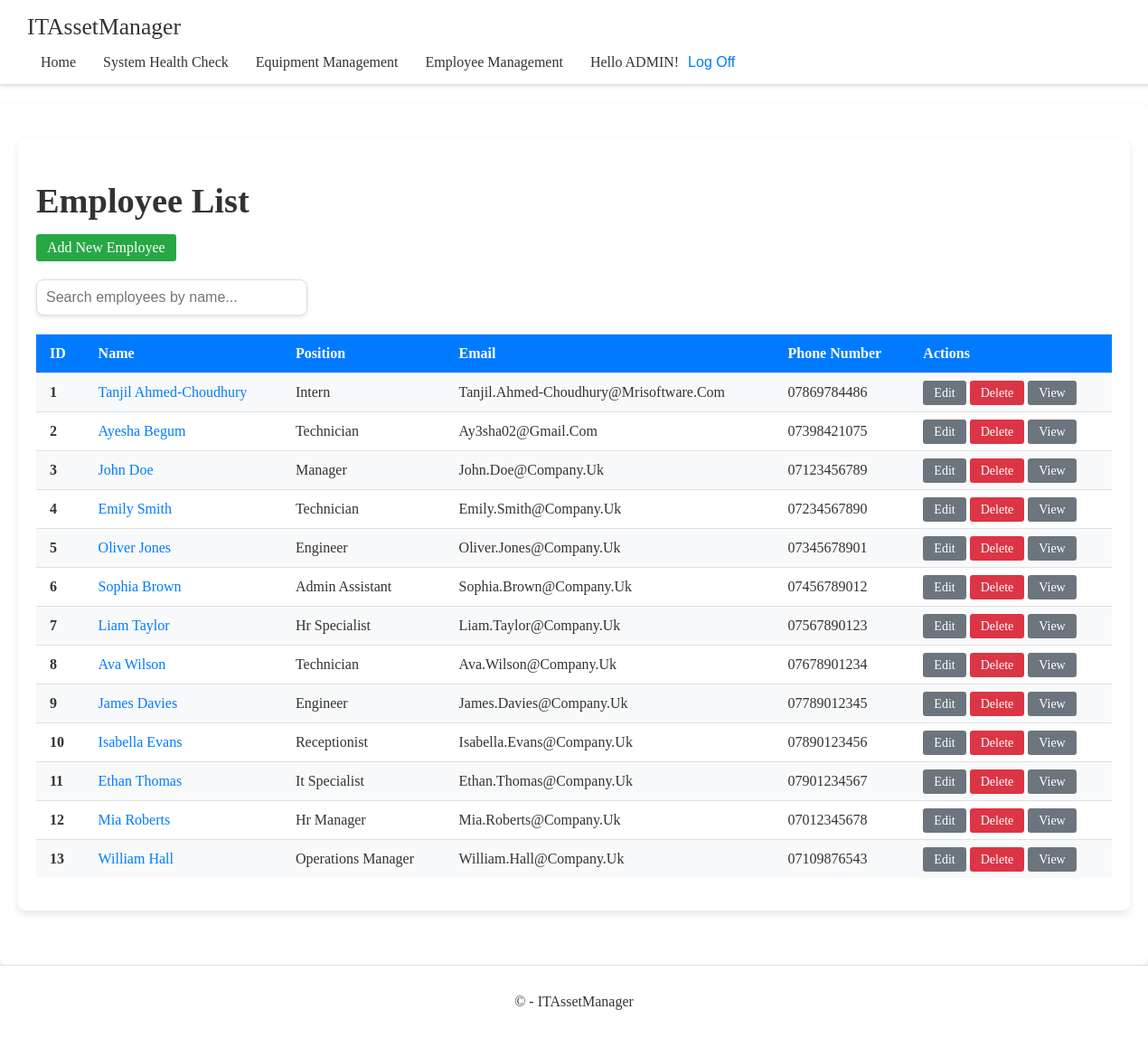
Before: /employee/ (signed in) with the older database file.
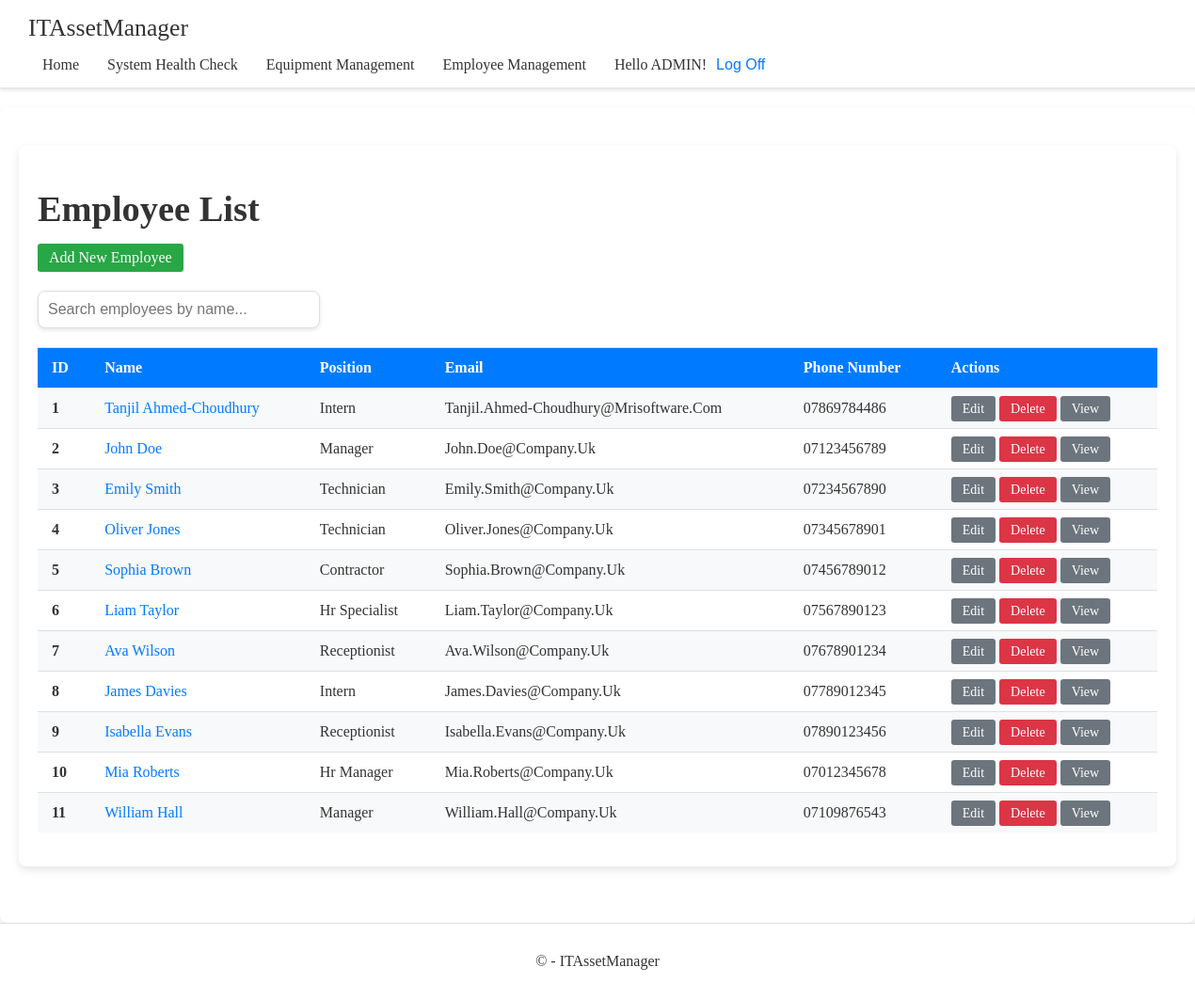
After: the same page with the newer database file.
### app/models.py (models this page shows, shortened)
class Employee(models.Model):
    POSITION_CHOICES = [
        ('manager', 'Manager'),
        ('technician', 'Technician'),
        ('intern', 'Intern'),
        ('contractor', 'Contractor'),
        ('receptionist', 'Receptionist'),
        ('hr manager', 'Hr Manager'),
    ]
    first_name = models.CharField(max_length=50)
    last_name = models.CharField(max_length=50)
    email = models.EmailField(unique=True)
    phone_number = models.CharField(max_length=15, null=True, blank=True)  # Nullable and blankable
    position = models.CharField(max_length=20, choices=POSITION_CHOICES, default='intern')
    hire_date = models.DateField(default=date.today)  # Default to current day
    equipment = models.ManyToManyField(Equipment, blank=True)

### app/decorators.py (the view)
    def wrapper(request, *args, **kwargs):
        if not request.user.is_authenticated:
            return redirect('login')
        return view_func(request, *args, **kwargs)

### app/views.py (called while the page is built)
@login_required
def employee_list(request):
    employees = Employee.objects.all()
    return render(request, 'app/employee/employee_list.html', {'employees': employees})

### app/templates/app/employee/employee_list.html (shortened to what this page needs)
{% extends 'app/base.html' %}
{% load static %}
{% block extra_head %}
<link rel="stylesheet" href="{% static 'app/content/employee/employee_list.css' %}">
{% endblock %}
{% block content %}
<div class="container mt-4">
    <h1 class="mb-4">Employee List</h1>
    <a class="add-employee-btn" href="{% url 'employee_create' %}">Add New Employee</a>
    <div style="margin-bottom: 20px; text-align: left;">
        <input type="search" data-search="employeeTableBody"
               placeholder="Search employees by name..."
               style="width: 100%; max-width: 300px; padding: 10px; font-size: 1rem; border: 1px solid #ddd; border-radius: 8px; box-shadow: 0 2px 4px rgba(0, 0, 0, 0.1); transition: border-color 0.3s ease; outline: none;">
    </div>
    <table class="table table-striped table-hover">
        <thead class="thead-dark">
            <tr>
                <th scope="col">ID</th>
                <th scope="col">Name</th>
                <th scope="col">Position</th>
                <th scope="col">Email</th>
                <th scope="col">Phone Number</th>
                <th scope="col">Actions</th>
            </tr>
        </thead>
        <tbody id="employeeTableBody">
            {% for employee in employees %}
            <tr>
                <th scope="row">{{ forloop.counter }}</th>
                <td>
                    <a class="employee-link" href="{% url 'employee_detail' employee.pk %}">{{ employee.first_name }} {{ employee.last_name }}</a>
                </td>
                <td>{{ employee.position|title }}</td>
                <td>{{ employee.email|title }}</td>
                <td>{{ employee.phone_number }}</td>
                <td>
                    <a class="btn btn-secondary btn-sm" style="text-decoration: none;" href="{% url 'employee_update' employee.pk %}">Edit</a>
                    <form method="post" action="{% url 'employee_delete' employee.pk %}" style="display:inline;">
                        <a class="btn btn-danger btn-sm" style="text-decoration: none;" href="{% url 'employee_delete' employee.pk %}">Delete</a>
                    </form>
                    <a class="btn btn-secondary btn-sm" style="text-decoration: none;" href="{% url 'employee_detail' employee.pk %}">View</a>
                </td>
            </tr>
            {% endfor %}
        </tbody>
    </table>
</div>
{% endblock %}

### app/templates/app/base.html (shortened to what this page needs)
<!DOCTYPE html>
<html lang="en">
<head>
    {% load static %}
    <link rel="stylesheet" href="{% static 'app/content/base.css' %}">
    {% block extra_head %}{% endblock %}
</head>
<body>
    <div class="layout-container">
        <nav class="navbar">
            <div>
                <a href="/" class="navbar-brand">ITAssetManager</a>
                <div class="navbar-menu">
                    <ul class="navbar-nav">
                        <li><a href="{% url 'home' %}">Home</a></li>
                        <li><a href="{% url 'system_health_check' %}">System Health Check</a></li>
                        <li><a href="{% url 'equipment_list' %}">Equipment Management</a></li>
                        <li><a href="{% url 'employee_list' %}">Employee Management</a></li>
                        <li class="navbar-user-actions">
                            {% include 'app/loginpartial.html' %}
                        </li>
                    </ul>
                </div>
            </div>
        </nav>
        <div class="container body-content">
            {% block content %}{% endblock %}
        </div>
    </div>
    <footer>
        <p>&copy; {{ year }} - ITAssetManager</p>
    </footer>
</body>
</html>

### app/templates/app/loginpartial.html (shortened to what this page needs)
{% if user.is_authenticated %}
<div class="navbar-user-actions">
    <span class="navbar-user-greeting">Hello {{ user.username|upper }}!</span>
    <form id="logoutForm" action="{% url 'logout' %}" method="post" class="navbar-logoff-form">
        <button type="submit" class="navbar-logoff-button">Log Off</button>
    </form>
</div>
{% else %}
<div class="navbar-user-actions">
    <a href="{% url 'login' %}" class="navbar-logoff-button">Log In</a>
</div>
{% endif %}

### app/static/app/content/base.css (style rules this page uses)
.navbar { background-color: #ffffff; border-bottom: 1px solid #e0e0e0; padding: 15px 30px; display: flex; justify-content: space-between; align-items: center; box-shadow: 0 2px 4px rgba(0, 0, 0, 0.1); width: 100%; }
.navbar .navbar-brand { color: #333; font-size: 1.6rem; font-weight: 500; text-decoration: none; }
.navbar-menu { padding-top: 15px; display: flex; flex-grow: 1; justify-content: space-between; }
.navbar-nav { display: flex; list-style: none; margin: 0; padding: 0; flex-grow: 1; justify-content: space-between; }
.navbar-nav li { margin: 0 15px; }
.navbar-nav a { color: #333; text-decoration: none; font-size: 1rem; transition: color 0.3s ease, border-bottom 0.3s ease; padding: 5px 0; border-bottom: 2px solid transparent; }
.navbar-user-actions { display: flex; align-items: self-end; margin-left: auto; }
.navbar-user-actions .navbar-user-greeting { color: #333; font-size: 1rem; padding-right: 10px; }
.navbar-user-actions .navbar-logoff-button { color: #007bff; text-decoration: none; font-size: 1rem; background: none; border: none; cursor: pointer; padding: 0; transition: color 0.3s ease; }
html, body { height: 100%; margin: 0; }
body { display: flex; flex-direction: column; }
.container.body-content { flex: 1; padding-bottom: 60px; }
footer { background-color: #ffffff; color: #333; padding: 15px 0; text-align: center; border-top: 1px solid #e0e0e0; position: relative; bottom: 0; width: 100%; }

### app/static/app/content/employee/employee_list.css (style rules this page uses)
.container { margin-top: 20px; padding: 20px; background-color: #ffffff; border-radius: 8px; box-shadow: 0 4px 8px rgba(0, 0, 0, 0.1); }
h1 { color: #333; font-size: 2.4rem; margin-bottom: 15px; }
.add-employee-btn { display: inline-block; margin-bottom: 20px; background-color: #28a745; border-color: #28a745; color: #ffffff; text-decoration: none; padding: 0.375rem 0.75rem; font-size: 1rem; border-radius: 0.2rem; transition: background-color 0.15s ease-in-out, border-color 0.15s ease-in-out; }
.table { width: 100%; margin-bottom: 1rem; color: #333; border-collapse: collapse; }
.table th, .table td { padding: 12px 15px; text-align: left; border-top: 1px solid #e0e0e0; }
.table thead { background-color: #007bff; color: #ffffff; }
.table-striped tbody tr:nth-of-type(odd) { background-color: #f8f9fa; }
.employee-link { color: #007bff; text-decoration: none; transition: color 0.3s ease; }
.btn-secondary { background-color: #6c757d; border-color: #6c757d; color: #ffffff; padding: 0.375rem 0.75rem; font-size: 0.875rem; border-radius: 0.2rem; transition: background-color 0.15s ease-in-out, border-color 0.15s ease-in-out; }
.btn-danger { background-color: #dc3545; border-color: #dc3545; color: #ffffff; padding: 0.375rem 0.75rem; font-size: 0.875rem; border-radius: 0.2rem; transition: background-color 0.15s ease-in-out, border-color 0.15s ease-in-out; }

Changed rows visible on the page:
removed Employee: first_name "Ayesha", last_name "Begum", position "Technician", email "Ay3sha02@Gmail.Com", phone_number "07398421075"
removed Employee: first_name "Ethan", last_name "Thomas", position "It Specialist", email "Ethan.Thomas@Company.Uk", phone_number "07901234567"
changed Employee "Oliver": position "Engineer" → "Technician"
changed Employee "Sophia": position "Admin Assistant" → "Contractor"
changed Employee "Ava": position "Technician" → "Receptionist"
changed Employee "James": position "Engineer" → "Intern"
changed Employee "William": position "Operations Manager" → "Manager"
